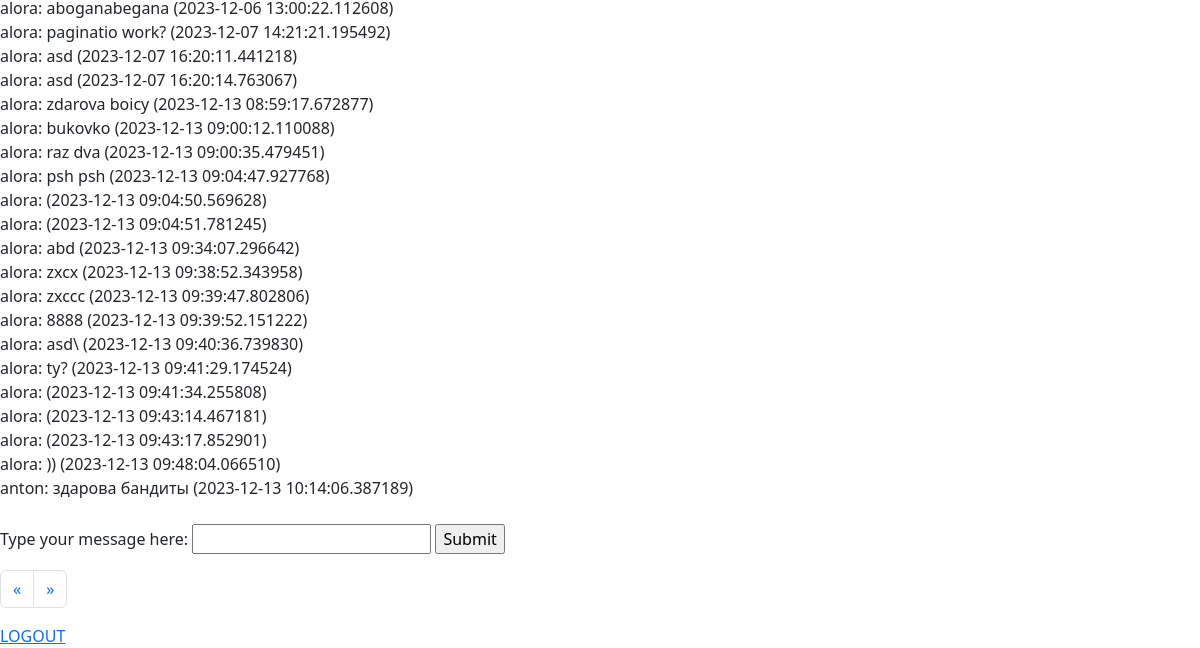
/messages (signed in, lower part), run on an earlier commit of the app's database.
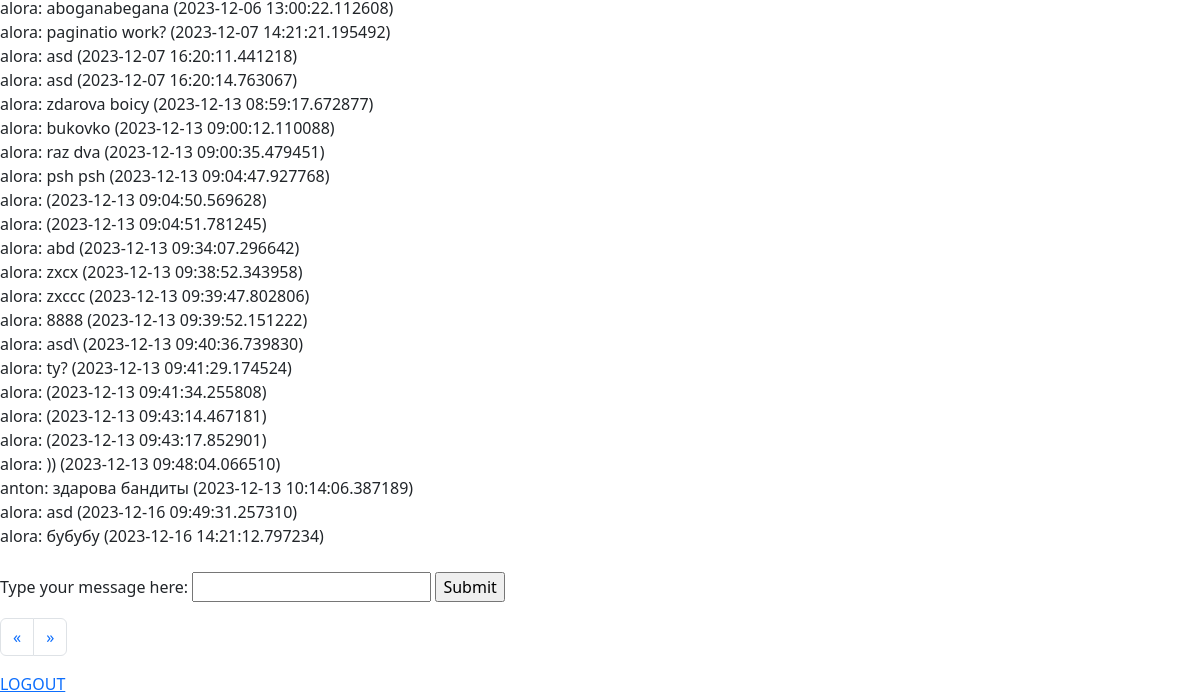
And on a later commit of the database.
### database_runner.py (models this page shows, shortened)
class Messages(Base):
    __tablename__ = 'messages'
    metadata = metadata_obj
    id = Column('id', Integer, primary_key=True)
    user_id = Column('user_id', ForeignKey('users.id'))
    body = Column('messages', String)
    created_at = Column('date', DateTime(timezone=True))
    def __repr__(self):
        return f'{db.query(Users).filter_by(id=self.user_id)[0].get_name()}: {self.body} ({self.created_at})'

class Users(Base):
    __tablename__ = 'users'
    metadata = metadata_obj
    id = Column(Integer, primary_key=True)
    name = Column('name/login', String)
    def get_name(self):
        return self.name

### app.py (the view, shortened to what this page needs)
@app.route('/messages', methods=['GET', 'POST'])
def messages():
    if 'login' in session:
        login = session['login']
        session.permanent = True
        all_messages = db.query(Messages).all()
        message = ''
        return render_template('messages.html',
                               login=login,
                               all_messages=all_messages)
    else:
        return redirect(url_for('login'))
    page_num = 1

### templates/messages.html (shortened to what this page needs)
{% extends 'base.html' %}
{% block content%}
{% if all_messages %}
    {% for message in all_messages %}
        {{ message }}<br>
    {% endfor %}
{% else %}
Here's nothing yet...
{% endif %}
<br>
<form action="" method="POST">
    <p>
        <label for="message">Type your message here:</label>
        <input type="text" name="message">
        <a href="messages"><input type="submit" name="send_message"></a>
    </p>
</form>
<nav aria-label="Page navigation example">
  <ul class="pagination">
    <li class="page-item">
      <a class="page-link" href={{ previuos }} aria-label="Previous">
        <span aria-hidden="true">&laquo;</span>
      </a>
    </li>
    <li class="page-item">
      <a class="page-link" href={{ next }} aria-label="Next">
        <span aria-hidden="true">&raquo;</span>
      </a>
    </li>
  </ul>
</nav>
<a href="/logout">LOGOUT</a>
{% endblock %}

### templates/base.html (shortened to what this page needs)
<!DOCTYPE html>
<html lang="en">
	<head>
		<link href="https://cdn.jsdelivr.net/npm/bootstrap@5.3.2/dist/css/bootstrap.min.css" rel="stylesheet">
	</head>
	<body>
		{% block content %}
		{% endblock %}
	</body>
</html>

What changed in the data, as far as the page shows it:
added Messages: user+messages+date "alora: asd (2023-12-16 09:49:31.257310)"
added Messages: user+messages+date "alora: бубубу (2023-12-16 14:21:12.797234)"
